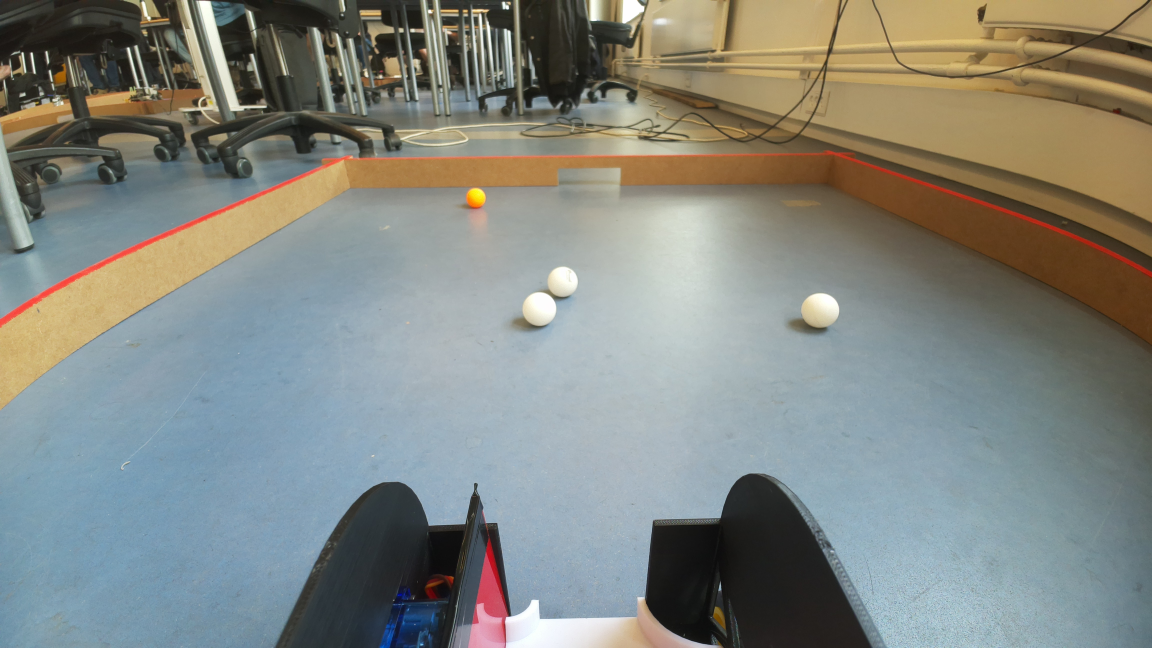
#> input picture test.jpg, 4608 x 2592 px (shown at 1/4 size)
$ python -i cv_test.py   (imports and definitions only)
#> lines starting #> are read from the running program, lines starting #| are printed output that depends on the picture; after the words box and inside, x2 and y2 are one past the last pixel; in counts of white or black regions, pixels touching at a corner belong together
#> further down, picture is the input picture: shape (2592, 4608, 3); mean B, G, R 128.7, 135, 131.5
"""
GolfBot Computer Vision Test - Pi 5 Compatible
Uses libcamera for Pi 5 camera support
"""

import cv2
import numpy as np
import time
import subprocess
import threading
from gpiozero import OutputDevice
import os

# === MOTOR SETUP ===
motor_in1 = OutputDevice(19)  # GPIO 19 - Motor A
motor_in2 = OutputDevice(26)  # GPIO 26 - Motor A
motor_in3 = OutputDevice(20)  # GPIO 20 - Motor B
motor_in4 = OutputDevice(21)  # GPIO 21 - Motor B

# === MOTOR FUNCTIONS ===
# [20 lines left out: functions stop_motors, motors_forward, motors_reverse, not called in this run]

# === CAMERA FUNCTIONS FOR PI 5 ===
class Pi5Camera:
    """Camera class that works with Pi 5 libcamera"""

    # [83 lines left out: functions __init__, start_capture, capture_frame, release, try_opencv_camera, not called in this run]

# === COMPUTER VISION FUNCTIONS ===
def detect_white_balls(frame):
    """
    Detect white/light colored balls in the frame
    Returns: list of (x, y, radius) for detected balls
    """
    if frame is None:
        return []

    # Convert to HSV color space for better color filtering
    hsv = cv2.cvtColor(frame, cv2.COLOR_BGR2HSV)
#> hsv: shape (2592, 4608, 3); mean H, S, V 65.6, 60.7, 147.9

    # Define range for white/light colors
    lower_white = np.array([0, 0, 180])    # Very low saturation, high value
    upper_white = np.array([180, 30, 255]) # Any hue, low saturation, max value

    # Create mask for white areas
    mask = cv2.inRange(hsv, lower_white, upper_white)
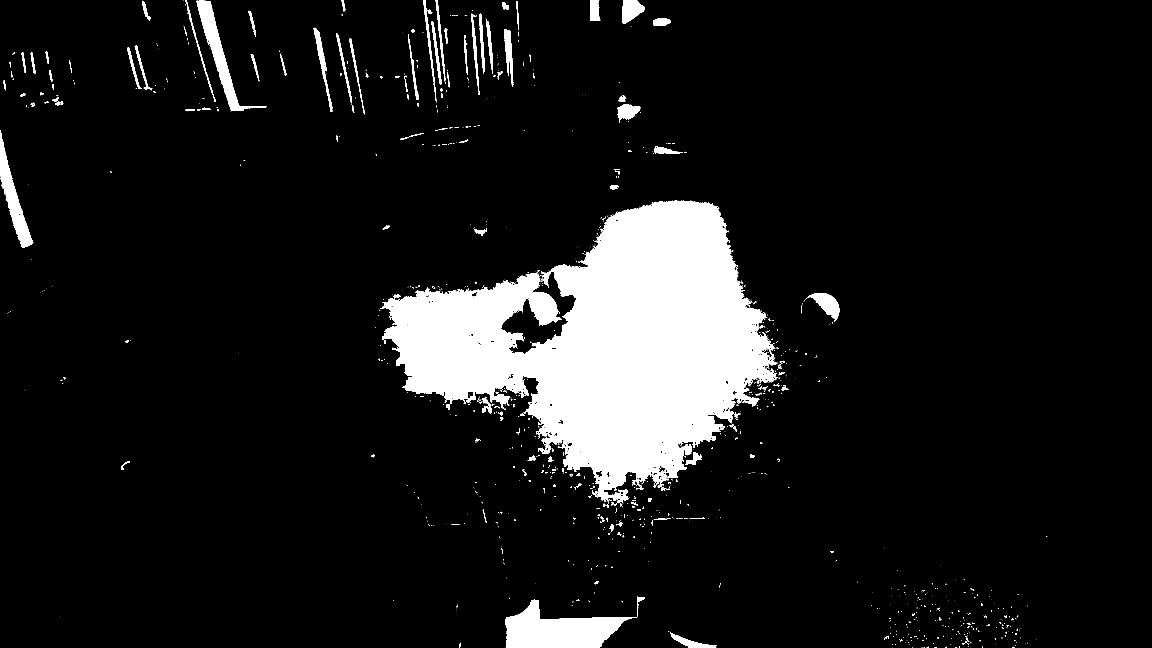
#> mask: shape (2592, 4608) (shown at 1/4 size); 9.7% white; 1542 white regions (1266 under 20 px), largest, box (x1, y1, x2, y2) and area: (1520, 802, 3109, 2013) 974639, (2022, 2399, 2548, 2592) 55351, (786, 3, 1065, 445) 20930

    # Remove noise with morphological operations
    kernel = np.ones((5,5), np.uint8)
    mask = cv2.morphologyEx(mask, cv2.MORPH_OPEN, kernel)
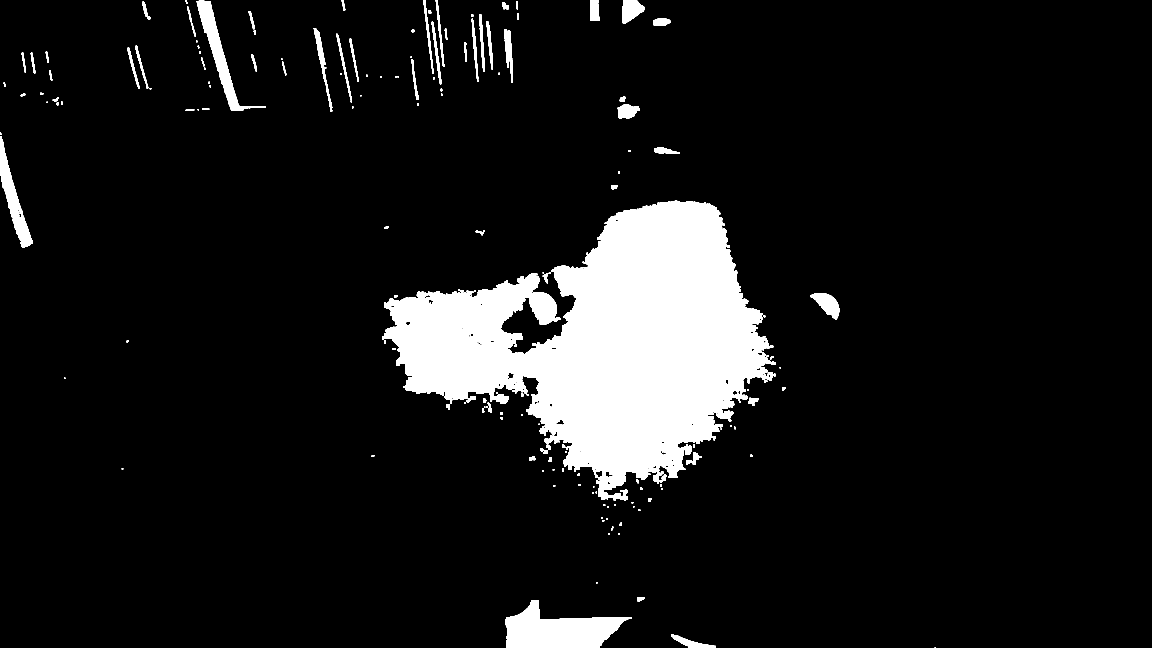
#> mask: shape (2592, 4608) (shown at 1/4 size); 9.4% white; 192 white regions (1 under 20 px), largest, box (x1, y1, x2, y2) and area: (1530, 803, 3102, 2000) 956295, (2022, 2400, 2528, 2592) 55206, (787, 3, 1064, 444) 20728
    mask = cv2.morphologyEx(mask, cv2.MORPH_CLOSE, kernel)
#> mask: shape (2592, 4608); 9.5% white; 140 white regions (1 under 20 px)

    # Find contours
    contours, _ = cv2.findContours(mask, cv2.RETR_EXTERNAL, cv2.CHAIN_APPROX_SIMPLE)
#> contours = 140 contours, 8 with area under 20; largest, box (x1, y1, x2, y2) and area: (1530, 803, 3102, 2004) 965242, (2022, 2400, 2528, 2592) 54591, (787, 3, 1064, 444) 20210, (0, 528, 131, 990) 16717, (3240, 1172, 3357, 1278) 6295

    balls = []
    for contour in contours:
        # Filter by area (remove very small detections)
        area = cv2.contourArea(contour)
        if area > 100:  # Minimum area threshold
            # Check if contour is roughly circular
            perimeter = cv2.arcLength(contour, True)
            if perimeter > 0:
                circularity = 4 * np.pi * area / (perimeter * perimeter)

                # If reasonably circular (ball-like)
                if circularity > 0.3:  # Relaxed circularity threshold
                    # Get center and radius
                    (x, y), radius = cv2.minEnclosingCircle(contour)
                    center = (int(x), int(y))
                    radius = int(radius)

                    # Only consider if radius is reasonable for a ball
                    if 10 < radius < 100:
                        balls.append((center[0], center[1], radius))
#> this loop made 140 passes
#> (area, perimeter, circularity, x, y, radius, center) on passes 3, 4, 19, 27, 33, 34, 38, 45, 49, 50, 53, 60: (54591, 1341.3, 0.381, 2275.5, 2529.5, 258, (2275, 2529)), (343.5, 82.38, 0.636, 2562.7, 2396, 15, (2562, 2396)), (144, 51.66, 0.678, 2599, 1999, 8, (2599, 1998)), (108.5, 43.9, 0.707, 2549, 1925.5, 8, (2549, 1925)), (213, 65.66, 0.621, 2200.6, 1838.1, 11, (2200, 1838)), (303.5, 82.73, 0.557, 2128.6, 1834.5, 14, (2128, 1834)), (341, 96.49, 0.46, 2176.5, 1803.5, 17, (2176, 1803)), (103, 41.66, 0.746, 2005.5, 1653.5, 6, (2005, 1653)), (153, 52.49, 0.698, 1936.8, 1602.3, 9, (1936, 1602)), (755, 139.5, 0.488, 3012.5, 1604, 23, (3012, 1604)), (118.5, 49.9, 0.598, 3135.5, 1555.5, 9, (3135, 1555)), (125.5, 47.9, 0.687, 1583.5, 1185.5, 9, (1583, 1185))
#> (area, perimeter, circularity, x, y, radius) on passes 61, 67: (6295, 384.6, 0.535, 3293, 1229, 70), (317, 78.14, 0.652, 2458, 749, 14)
#> after the loop, balls = 19 items, first 6: (2562, 2396, 15), (2200, 1838, 11), (2128, 1834, 14), (2176, 1803, 17), (3012, 1604, 23), (3293, 1229, 70)

    return balls

# [246 lines left out: functions draw_detections, main_vision_loop, test_camera_only, test_motors_only, not called in this run]

# [23 lines not run here, left out]

>>> import cv2
>>> picture = cv2.imread('../test.jpg')
>>> result = detect_white_balls(picture)
#> result has the same summary as balls in detect_white_balls
